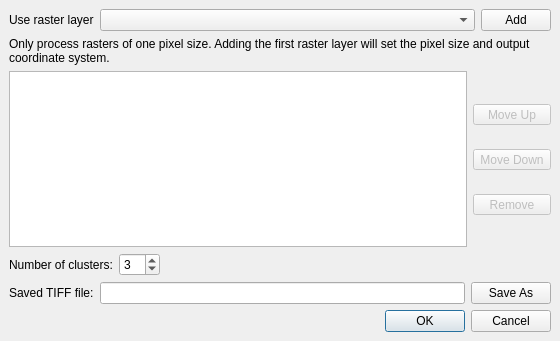
<?xml version="1.0" encoding="UTF-8"?>
<ui version="4.0">
 <class>dlgKMeansCluster</class>
 <widget class="QDialog" name="dlgKMeansCluster">
  <property name="windowModality">
   <enum>Qt::ApplicationModal</enum>
  </property>
  <property name="geometry">
   <rect>
    <x>0</x>
    <y>0</y>
    <width>560</width>
    <height>341</height>
   </rect>
  </property>
  <property name="minimumSize">
   <size>
    <width>560</width>
    <height>0</height>
   </size>
  </property>
  <property name="windowTitle">
   <string>Create zones with k-means clustering</string>
  </property>
  <layout class="QFormLayout" name="formLayout">
   <property name="verticalSpacing">
    <number>6</number>
   </property>
   <property name="margin">
    <number>9</number>
   </property>
   <item row="0" column="0" colspan="2">
    <widget class="QFrame" name="fraMain">
     <property name="frameShape">
      <enum>QFrame::NoFrame</enum>
     </property>
     <property name="frameShadow">
      <enum>QFrame::Raised</enum>
     </property>
     <layout class="QFormLayout" name="formLayout_3">
      <property name="fieldGrowthPolicy">
       <enum>QFormLayout::AllNonFixedFieldsGrow</enum>
      </property>
      <property name="margin">
       <number>0</number>
      </property>
      <item row="0" column="0" colspan="2">
       <layout class="QGridLayout" name="gridLayout_2">
        <item row="0" column="1">
         <widget class="QgsMapLayerComboBox" name="mcboRasterLayer">
          <property name="sizePolicy">
           <sizepolicy hsizetype="Expanding" vsizetype="Fixed">
            <horstretch>0</horstretch>
            <verstretch>0</verstretch>
           </sizepolicy>
          </property>
          <property name="filters">
           <set>QgsMapLayerProxyModel::RasterLayer</set>
          </property>
         </widget>
        </item>
        <item row="0" column="0">
         <widget class="QLabel" name="lblRasterLayer">
          <property name="text">
           <string>Use raster layer</string>
          </property>
         </widget>
        </item>
        <item row="0" column="2">
         <widget class="QToolButton" name="cmdAdd">
          <property name="enabled">
           <bool>true</bool>
          </property>
          <property name="sizePolicy">
           <sizepolicy hsizetype="Preferred" vsizetype="Minimum">
            <horstretch>0</horstretch>
            <verstretch>0</verstretch>
           </sizepolicy>
          </property>
          <property name="minimumSize">
           <size>
            <width>70</width>
            <height>0</height>
           </size>
          </property>
          <property name="toolTip">
           <string>&lt;html&gt;&lt;head&gt;&lt;meta name=&quot;qrichtext&quot; content=&quot;1&quot; /&gt;&lt;style type=&quot;text/css&quot;&gt;
p, li { white-space: pre-wrap; }
&lt;/style&gt;&lt;/head&gt;&lt;body style=&quot; font-family:'Sans Serif'; font-size:9pt; font-weight:400; font-style:normal;&quot;&gt;
&lt;p style=&quot; margin-top:0px; margin-bottom:0px; margin-left:0px; margin-right:0px; -qt-block-indent:0; text-indent:0px;&quot;&gt;Insert new field&lt;/p&gt;&lt;/body&gt;&lt;/html&gt;</string>
          </property>
          <property name="text">
           <string>Add</string>
          </property>
          <property name="toolButtonStyle">
           <enum>Qt::ToolButtonTextBesideIcon</enum>
          </property>
         </widget>
        </item>
       </layout>
      </item>
      <item row="2" column="0" colspan="2">
       <layout class="QHBoxLayout" name="horizontalLayout">
        <item>
         <widget class="QTableWidget" name="tabList">
          <property name="enabled">
           <bool>true</bool>
          </property>
          <property name="sizePolicy">
           <sizepolicy hsizetype="Expanding" vsizetype="Expanding">
            <horstretch>0</horstretch>
            <verstretch>0</verstretch>
           </sizepolicy>
          </property>
          <property name="minimumSize">
           <size>
            <width>0</width>
            <height>0</height>
           </size>
          </property>
          <property name="focusPolicy">
           <enum>Qt::WheelFocus</enum>
          </property>
          <property name="editTriggers">
           <set>QAbstractItemView::NoEditTriggers</set>
          </property>
          <property name="dragDropMode">
           <enum>QAbstractItemView::NoDragDrop</enum>
          </property>
          <property name="alternatingRowColors">
           <bool>true</bool>
          </property>
          <property name="selectionMode">
           <enum>QAbstractItemView::ExtendedSelection</enum>
          </property>
          <property name="selectionBehavior">
           <enum>QAbstractItemView::SelectRows</enum>
          </property>
          <property name="gridStyle">
           <enum>Qt::DotLine</enum>
          </property>
          <property name="wordWrap">
           <bool>false</bool>
          </property>
          <property name="cornerButtonEnabled">
           <bool>false</bool>
          </property>
          <property name="rowCount">
           <number>0</number>
          </property>
          <property name="columnCount">
           <number>0</number>
          </property>
         </widget>
        </item>
        <item>
         <layout class="QVBoxLayout" name="verticalLayout">
          <item>
           <spacer name="spacer_2">
            <property name="orientation">
             <enum>Qt::Vertical</enum>
            </property>
            <property name="sizeType">
             <enum>QSizePolicy::Fixed</enum>
            </property>
            <property name="sizeHint" stdset="0">
             <size>
              <width>67</width>
              <height>15</height>
             </size>
            </property>
           </spacer>
          </item>
          <item>
           <widget class="QToolButton" name="cmdUp">
            <property name="enabled">
             <bool>false</bool>
            </property>
            <property name="sizePolicy">
             <sizepolicy hsizetype="Preferred" vsizetype="Fixed">
              <horstretch>0</horstretch>
              <verstretch>0</verstretch>
             </sizepolicy>
            </property>
            <property name="minimumSize">
             <size>
              <width>70</width>
              <height>0</height>
             </size>
            </property>
            <property name="toolTip">
             <string>&lt;html&gt;&lt;head&gt;&lt;meta name=&quot;qrichtext&quot; content=&quot;1&quot; /&gt;&lt;style type=&quot;text/css&quot;&gt;
p, li { white-space: pre-wrap; }
&lt;/style&gt;&lt;/head&gt;&lt;body style=&quot; font-family:'Sans Serif'; font-size:9pt; font-weight:400; font-style:normal;&quot;&gt;
&lt;p style=&quot; margin-top:0px; margin-bottom:0px; margin-left:0px; margin-right:0px; -qt-block-indent:0; text-indent:0px;&quot;&gt;Move selected field up&lt;/p&gt;&lt;/body&gt;&lt;/html&gt;</string>
            </property>
            <property name="text">
             <string>Move Up</string>
            </property>
            <property name="toolButtonStyle">
             <enum>Qt::ToolButtonTextBesideIcon</enum>
            </property>
           </widget>
          </item>
          <item>
           <widget class="QToolButton" name="cmdDown">
            <property name="enabled">
             <bool>false</bool>
            </property>
            <property name="sizePolicy">
             <sizepolicy hsizetype="Preferred" vsizetype="Fixed">
              <horstretch>0</horstretch>
              <verstretch>0</verstretch>
             </sizepolicy>
            </property>
            <property name="minimumSize">
             <size>
              <width>70</width>
              <height>0</height>
             </size>
            </property>
            <property name="toolTip">
             <string>&lt;html&gt;&lt;head&gt;&lt;meta name=&quot;qrichtext&quot; content=&quot;1&quot; /&gt;&lt;style type=&quot;text/css&quot;&gt;
p, li { white-space: pre-wrap; }
&lt;/style&gt;&lt;/head&gt;&lt;body style=&quot; font-family:'Sans Serif'; font-size:9pt; font-weight:400; font-style:normal;&quot;&gt;
&lt;p style=&quot; margin-top:0px; margin-bottom:0px; margin-left:0px; margin-right:0px; -qt-block-indent:0; text-indent:0px;&quot;&gt;Move selected field down&lt;/p&gt;&lt;/body&gt;&lt;/html&gt;</string>
            </property>
            <property name="text">
             <string>Move Down</string>
            </property>
            <property name="toolButtonStyle">
             <enum>Qt::ToolButtonTextBesideIcon</enum>
            </property>
           </widget>
          </item>
          <item>
           <widget class="QToolButton" name="cmdDel">
            <property name="enabled">
             <bool>false</bool>
            </property>
            <property name="sizePolicy">
             <sizepolicy hsizetype="Preferred" vsizetype="Fixed">
              <horstretch>0</horstretch>
              <verstretch>0</verstretch>
             </sizepolicy>
            </property>
            <property name="minimumSize">
             <size>
              <width>70</width>
              <height>0</height>
             </size>
            </property>
            <property name="toolTip">
             <string/>
            </property>
            <property name="text">
             <string>Remove</string>
            </property>
            <property name="toolButtonStyle">
             <enum>Qt::ToolButtonTextBesideIcon</enum>
            </property>
           </widget>
          </item>
          <item>
           <spacer name="spacer">
            <property name="orientation">
             <enum>Qt::Vertical</enum>
            </property>
            <property name="sizeType">
             <enum>QSizePolicy::Preferred</enum>
            </property>
            <property name="sizeHint" stdset="0">
             <size>
              <width>67</width>
              <height>13</height>
             </size>
            </property>
           </spacer>
          </item>
         </layout>
        </item>
       </layout>
      </item>
      <item row="4" column="0" colspan="2">
       <layout class="QHBoxLayout" name="horizontalLayout_2">
        <item>
         <widget class="QLabel" name="lblSaveFile">
          <property name="sizePolicy">
           <sizepolicy hsizetype="Fixed" vsizetype="Preferred">
            <horstretch>0</horstretch>
            <verstretch>0</verstretch>
           </sizepolicy>
          </property>
          <property name="text">
           <string>Saved TIFF file:</string>
          </property>
         </widget>
        </item>
        <item>
         <widget class="QLineEdit" name="lneSaveFile">
          <property name="sizePolicy">
           <sizepolicy hsizetype="Expanding" vsizetype="Fixed">
            <horstretch>0</horstretch>
            <verstretch>0</verstretch>
           </sizepolicy>
          </property>
         </widget>
        </item>
        <item>
         <widget class="QPushButton" name="cmdSaveFile">
          <property name="sizePolicy">
           <sizepolicy hsizetype="Minimum" vsizetype="Fixed">
            <horstretch>0</horstretch>
            <verstretch>0</verstretch>
           </sizepolicy>
          </property>
          <property name="text">
           <string>Save As</string>
          </property>
         </widget>
        </item>
       </layout>
      </item>
      <item row="5" column="1">
       <widget class="QDialogButtonBox" name="buttonBox">
        <property name="orientation">
         <enum>Qt::Horizontal</enum>
        </property>
        <property name="standardButtons">
         <set>QDialogButtonBox::Cancel|QDialogButtonBox::Ok</set>
        </property>
       </widget>
      </item>
      <item row="3" column="0">
       <layout class="QHBoxLayout" name="horizontalLayout_3">
        <item>
         <widget class="QLabel" name="lblNoClusters">
          <property name="text">
           <string>Number of clusters:</string>
          </property>
         </widget>
        </item>
        <item>
         <widget class="QSpinBox" name="spnClusters">
          <property name="maximum">
           <number>15</number>
          </property>
          <property name="value">
           <number>3</number>
          </property>
         </widget>
        </item>
        <item>
         <spacer name="horizontalSpacer">
          <property name="orientation">
           <enum>Qt::Horizontal</enum>
          </property>
          <property name="sizeHint" stdset="0">
           <size>
            <width>37</width>
            <height>17</height>
           </size>
          </property>
         </spacer>
        </item>
       </layout>
      </item>
      <item row="1" column="0" colspan="2">
       <widget class="QLabel" name="lblPixelFilter">
        <property name="text">
         <string>&lt;html&gt;&lt;head/&gt;&lt;body&gt;&lt;p&gt;Only process rasters of one pixel size. Adding the first raster layer will set the pixel size and output coordinate system.&lt;/p&gt;&lt;/body&gt;&lt;/html&gt;</string>
        </property>
        <property name="wordWrap">
         <bool>true</bool>
        </property>
       </widget>
      </item>
     </layout>
    </widget>
   </item>
  </layout>
 </widget>
 <customwidgets>
  <customwidget>
   <class>QgsMapLayerComboBox</class>
   <extends>QComboBox</extends>
   <header>qgsmaplayercombobox.h</header>
  </customwidget>
 </customwidgets>
 <tabstops>
  <tabstop>mcboRasterLayer</tabstop>
  <tabstop>cmdAdd</tabstop>
  <tabstop>tabList</tabstop>
  <tabstop>cmdUp</tabstop>
  <tabstop>cmdDown</tabstop>
  <tabstop>cmdDel</tabstop>
  <tabstop>lneSaveFile</tabstop>
  <tabstop>cmdSaveFile</tabstop>
 </tabstops>
 <resources/>
 <connections>
  <connection>
   <sender>buttonBox</sender>
   <signal>accepted()</signal>
   <receiver>dlgKMeansCluster</receiver>
   <slot>accept()</slot>
   <hints>
    <hint type="sourcelabel">
     <x>257</x>
     <y>418</y>
    </hint>
    <hint type="destinationlabel">
     <x>157</x>
     <y>274</y>
    </hint>
   </hints>
  </connection>
  <connection>
   <sender>buttonBox</sender>
   <signal>rejected()</signal>
   <receiver>dlgKMeansCluster</receiver>
   <slot>reject()</slot>
   <hints>
    <hint type="sourcelabel">
     <x>325</x>
     <y>418</y>
    </hint>
    <hint type="destinationlabel">
     <x>286</x>
     <y>274</y>
    </hint>
   </hints>
  </connection>
 </connections>
</ui>
